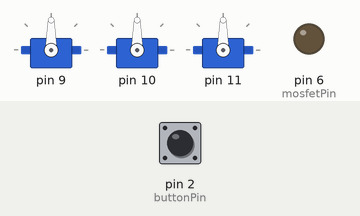
This sketch was run on a simulated Arduino Uno, built with avr-gcc and run on an emulated ATmega328P. Shown: 3 × servo, output pins drawn as LEDs (lit = HIGH). Inputs (shaded band) come from the test bench; at power-on: pin 2 (buttonPin) LOW.

Above: at 1.2 s.
1.3 s: pin 2 (buttonPin) pulled HIGH for 0.15 s
At 1.4 s:
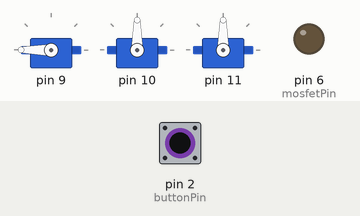
At 2.0 s:
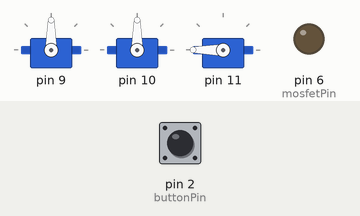
4.3 s: pin 2 (buttonPin) pulled HIGH for 3.2 s
At 4.7 s:
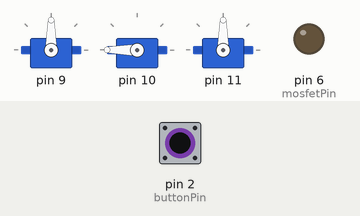
Timing chart, 0 to 9.0 s (numbered marks = the images above; inputs shaded):
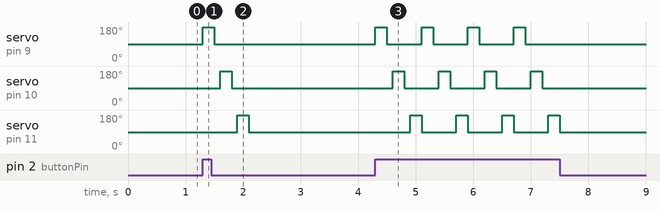

Measured:
- after the input at 1.3 s, servo on pin 9: 90° → 180° at once, → 90° 0.20 s later; servo on pin 10: 90° → 180° after 0.30 s, → 90° 0.20 s later; servo on pin 11: 90° → 180° after 0.60 s, → 90° 0.20 s later
- after the input at 4.3 s, servo on pin 9: alternates 180° for 0.20 s and 90° for 0.60 s, 8 changes in all, then stays 90°, starting at once; servo on pin 10: alternates 180° for 0.20 s and 90° for 0.60 s, 8 changes in all, then stays 90°, starting after 0.30 s

The sketch:

ILMAC.ino
```cpp
  #include <Servo.h>

const int sensorPin = A0;
const int mosfetPin = 6;
const int buttonPin = 2;

const int cookTimeOat = 36;
const int IdealTemp = 100;

const double Kp = 1;
const double Ki =1;
const double Kd =1;
float PreviousError = 80;
int TotalIntergral = 0;

Servo servos[5];
const int oat = 0;
const int rasin = 1;
const int sugar = 2;
int buttonInst = 0;
bool servoActive[5] = {false,false,false,false,false};
//attaches it to a random pin cause y not
void setup() {
  servos[oat].attach(9);
  servos[rasin].attach(10);
  servos[sugar].attach(11);
  pinMode(buttonPin, INPUT);
  pinMode(sensorPin, INPUT);
  pinMode(mosfetPin, OUTPUT);
  Serial.begin(9600);
}

//starts it one way and then sets to standby
void loop() {
  buttonInst = digitalRead(buttonPin);
  if(buttonInst == HIGH && !currentActive()){
      dispense(oat);
      delay(100);
      dispense(rasin);
      delay(100);
      dispense(sugar);
  }


}
void cook(){
  int startCookTime = millis();
  int startCycleTime = millis();
  int PWM_Value = 255;
  while(millis() - startCookTime < cookTimeOat*1000){
    analogWrite(mosfetPin, PWM_Value);
    if(millis() - startCycleTime > 2000){
      float CurentT = getTemprature();
      PWM_Value = PID(CurentT, millis() - startCycleTime);
      startCycleTime=millis();
    }
  }
}
int PID(float Temp,int Time){
  float error = IdealTemp-Temp;
  float porportion = Kp * error;
  float derivative =  Kd * (error-PreviousError)/Time;
  TotalIntergral+=Time*(PreviousError+(error-PreviousError)/2);
  float intergral =  Ki * TotalIntergral;
  PreviousError = error;
  int PWM = (int) (porportion+derivative+intergral);
  if(PWM<0){
    PWM=0;
  } else if(PWM>255){
    PWM=255;
  }
  return PWM;
}
float getTemprature(){
  float sensorValue;
  float voltageOut;
  float temperatureC;
  sensorValue = analogRead(sensorPin);
  voltageOut = (sensorValue * 5000) / 1024;
  temperatureC = voltageOut / 10;
  Serial.print("Temperature(ºC): ");
  Serial.print(temperatureC);
  Serial.print("  Voltage(mV): ");
  Serial.println(voltageOut);
  return temperatureC;
  delay(10);
}
void dispense(int servo){
  servoActive[servo] = true;
  servos[servo].write(180);
  delay(200);
  servos[servo].write(90);
  servoActive[servo] = false;
}
bool currentActive(){
  for(int i=0;i<5;i++){
    if(servoActive[i]) return true;
  }
  return false;
}
```
